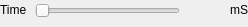
<?xml version="1.0" encoding="UTF-8"?>
<ui version="4.0">
 <class>Form</class>
 <widget class="QWidget" name="Form">
  <property name="geometry">
   <rect>
    <x>0</x>
    <y>0</y>
    <width>248</width>
    <height>27</height>
   </rect>
  </property>
  <property name="windowTitle">
   <string>Form</string>
  </property>
  <layout class="QVBoxLayout" name="verticalLayout">
   <property name="spacing">
    <number>0</number>
   </property>
   <property name="margin">
    <number>0</number>
   </property>
   <item>
    <layout class="QHBoxLayout" name="widgetLayout">
     <property name="spacing">
      <number>8</number>
     </property>
     <property name="topMargin">
      <number>0</number>
     </property>
     <property name="bottomMargin">
      <number>5</number>
     </property>
     <item>
      <widget class="QLabel" name="label">
       <property name="sizePolicy">
        <sizepolicy hsizetype="Maximum" vsizetype="Maximum">
         <horstretch>0</horstretch>
         <verstretch>0</verstretch>
        </sizepolicy>
       </property>
       <property name="minimumSize">
        <size>
         <width>0</width>
         <height>0</height>
        </size>
       </property>
       <property name="text">
        <string>Time</string>
       </property>
       <property name="alignment">
        <set>Qt::AlignLeading|Qt::AlignLeft|Qt::AlignVCenter</set>
       </property>
      </widget>
     </item>
     <item>
      <widget class="QSlider" name="slider">
       <property name="sizePolicy">
        <sizepolicy hsizetype="Expanding" vsizetype="Maximum">
         <horstretch>0</horstretch>
         <verstretch>0</verstretch>
        </sizepolicy>
       </property>
       <property name="maximumSize">
        <size>
         <width>16777215</width>
         <height>15</height>
        </size>
       </property>
       <property name="cursor">
        <cursorShape>ArrowCursor</cursorShape>
       </property>
       <property name="minimum">
        <number>0</number>
       </property>
       <property name="maximum">
        <number>9</number>
       </property>
       <property name="singleStep">
        <number>1</number>
       </property>
       <property name="pageStep">
        <number>1</number>
       </property>
       <property name="value">
        <number>0</number>
       </property>
       <property name="orientation">
        <enum>Qt::Horizontal</enum>
       </property>
       <property name="tickPosition">
        <enum>QSlider::NoTicks</enum>
       </property>
       <property name="tickInterval">
        <number>0</number>
       </property>
      </widget>
     </item>
     <item>
      <widget class="QLabel" name="value">
       <property name="sizePolicy">
        <sizepolicy hsizetype="Preferred" vsizetype="Maximum">
         <horstretch>0</horstretch>
         <verstretch>0</verstretch>
        </sizepolicy>
       </property>
       <property name="minimumSize">
        <size>
         <width>60</width>
         <height>0</height>
        </size>
       </property>
       <property name="text">
        <string>mS</string>
       </property>
       <property name="alignment">
        <set>Qt::AlignRight|Qt::AlignTrailing|Qt::AlignVCenter</set>
       </property>
      </widget>
     </item>
    </layout>
   </item>
  </layout>
 </widget>
 <resources/>
 <connections>
  <connection>
   <sender>slider</sender>
   <signal>valueChanged(int)</signal>
   <receiver>Form</receiver>
   <slot>valueChanged(int)</slot>
   <hints>
    <hint type="sourcelabel">
     <x>150</x>
     <y>14</y>
    </hint>
    <hint type="destinationlabel">
     <x>167</x>
     <y>35</y>
    </hint>
   </hints>
  </connection>
 </connections>
 <slots>
  <slot>valueChanged(int)</slot>
 </slots>
</ui>
